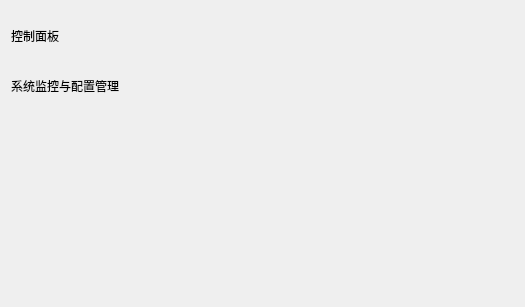
<?xml version="1.0" encoding="UTF-8"?>
<ui version="4.0">
 <class>DashboardWidget</class>
 <widget class="QWidget" name="DashboardWidget">
  <property name="geometry">
   <rect>
    <x>0</x>
    <y>0</y>
    <width>525</width>
    <height>307</height>
   </rect>
  </property>
  <property name="windowTitle">
   <string>Dashboard</string>
  </property>
  <layout class="QVBoxLayout" name="verticalLayout">
   <item>
    <widget class="QWidget" name="topWidget" native="true">
     <property name="maximumSize">
      <size>
       <width>16777215</width>
       <height>100</height>
      </size>
     </property>
     <layout class="QVBoxLayout" name="verticalLayout_2">
      <property name="spacing">
       <number>0</number>
      </property>
      <property name="leftMargin">
       <number>0</number>
      </property>
      <property name="topMargin">
       <number>0</number>
      </property>
      <property name="rightMargin">
       <number>0</number>
      </property>
      <property name="bottomMargin">
       <number>0</number>
      </property>
      <item>
       <widget class="QWidget" name="widget" native="true">
        <layout class="QHBoxLayout" name="horizontalLayout">
         <property name="spacing">
          <number>0</number>
         </property>
         <property name="leftMargin">
          <number>0</number>
         </property>
         <property name="topMargin">
          <number>0</number>
         </property>
         <property name="rightMargin">
          <number>0</number>
         </property>
         <property name="bottomMargin">
          <number>0</number>
         </property>
         <item>
          <widget class="QLabel" name="pageTitle">
           <property name="styleSheet">
            <string notr="true"/>
           </property>
           <property name="text">
            <string>控制面板</string>
           </property>
          </widget>
         </item>
         <item>
          <spacer name="horizontalSpacer">
           <property name="orientation">
            <enum>Qt::Horizontal</enum>
           </property>
           <property name="sizeHint" stdset="0">
            <size>
             <width>414</width>
             <height>17</height>
            </size>
           </property>
          </spacer>
         </item>
        </layout>
       </widget>
      </item>
      <item>
       <widget class="QWidget" name="widget_2" native="true">
        <layout class="QHBoxLayout" name="horizontalLayout_2">
         <property name="spacing">
          <number>0</number>
         </property>
         <property name="leftMargin">
          <number>0</number>
         </property>
         <property name="topMargin">
          <number>0</number>
         </property>
         <property name="rightMargin">
          <number>0</number>
         </property>
         <property name="bottomMargin">
          <number>0</number>
         </property>
         <item>
          <widget class="QLabel" name="pageDesc">
           <property name="styleSheet">
            <string notr="true"/>
           </property>
           <property name="text">
            <string>系统监控与配置管理</string>
           </property>
          </widget>
         </item>
         <item>
          <spacer name="horizontalSpacer_2">
           <property name="orientation">
            <enum>Qt::Horizontal</enum>
           </property>
           <property name="sizeHint" stdset="0">
            <size>
             <width>354</width>
             <height>17</height>
            </size>
           </property>
          </spacer>
         </item>
        </layout>
       </widget>
      </item>
     </layout>
    </widget>
   </item>
   <item>
    <widget class="QWidget" name="contentWidget" native="true"/>
   </item>
  </layout>
 </widget>
 <resources/>
 <connections/>
</ui>
